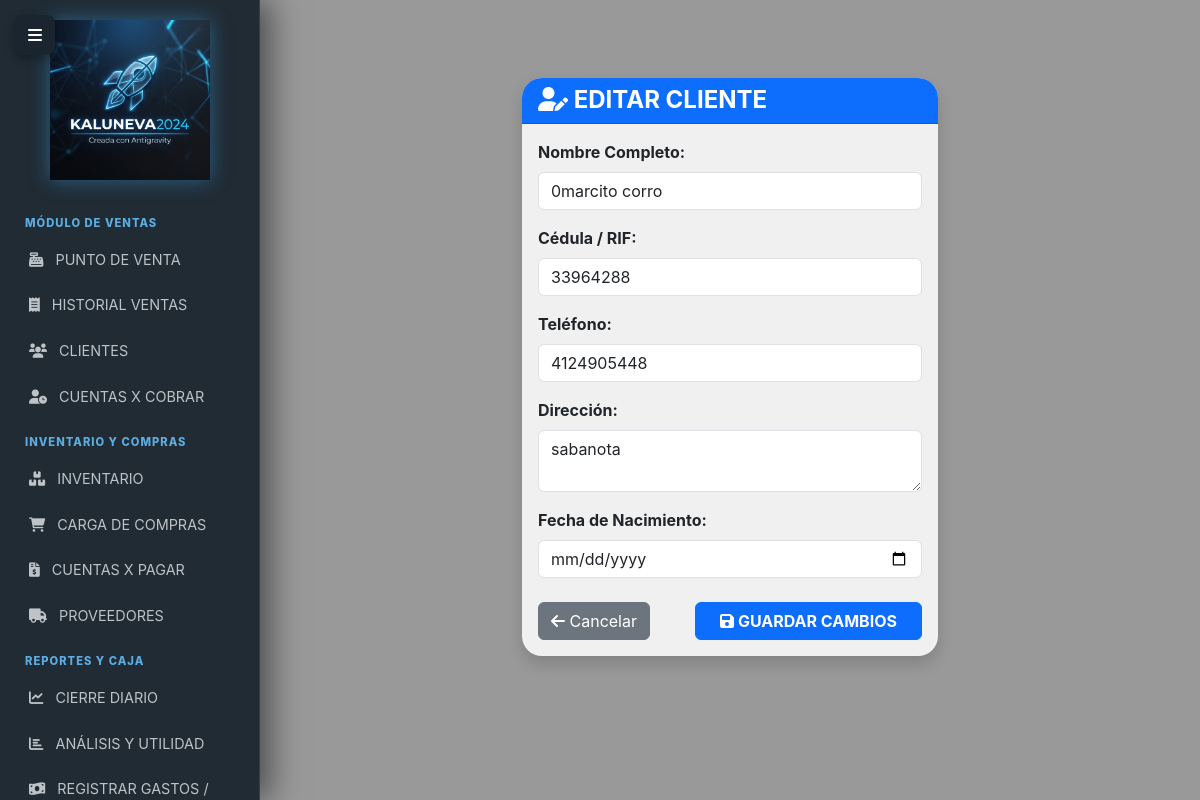
/editar_cliente/1 (signed in), run on the app's committed database.
### models.py (models this page shows, shortened)
class Cliente(db.Model):
    __tablename__ = 'clientes'
    id = db.Column(db.Integer, primary_key=True)
    nombre = db.Column(db.String(100), nullable=False)
    cedula = db.Column(db.String(20), unique=True, nullable=False)
    telefono = db.Column(db.String(20))
    direccion = db.Column(db.Text)
    fecha_nacimiento = db.Column(db.Date)
    saldo_usd = db.Column(db.Numeric(10, 2), default=Decimal('0.00'))
    saldo_bs = db.Column(db.Numeric(10, 2), default=Decimal('0.00'))
    puntos = db.Column(db.Integer, default=0)
    documentos = db.Column(db.Integer, default=0)
    ventas = db.relationship('Venta', backref='cliente', lazy=True)
    abonos = db.relationship('HistorialPago', backref='cliente', lazy=True)

### routes/clientes.py (the view)
@clientes_bp.route('/editar_cliente/<int:id>')
@login_required
@staff_required
def editar_cliente(id):
    cliente = db.session.get(Cliente, id)
    if not cliente:
        return "Cliente no encontrado", 404
    return render_template('editar_cliente.html', cliente=cliente)

### app.py (called while the page is built)
@login_manager.user_loader
def load_user(user_id):
    user = db.session.get(User, int(user_id))
    if user and not getattr(user, 'activo', True):
        return None
    return user

@app.context_processor
def inject_tasa_actual():
    try:
        hoy = hoy_ve()
        tasa_hoy = TasaBCV.query.filter_by(fecha=hoy).first()
        if tasa_hoy:
            return dict(tasa_actual=tasa_hoy.valor, alerta_tasa=False)
        else:
            ultima = TasaBCV.query.order_by(TasaBCV.fecha.desc()).first()
            valor = ultima.valor if ultima else Decimal('0.00')
            return dict(tasa_actual=valor, alerta_tasa=True)
    except Exception as e:
        log.error(f"Error al inyectar tasa actual: {e}")
        return dict(tasa_actual=Decimal('0.00'), alerta_tasa=True)

### models.py (called while the page is built)
def hoy_ve():
    return datetime.now(pytz.timezone('America/Caracas')).date()

### templates/editar_cliente.html
{% extends 'base.html' %} {% block content %}
<div class="container mt-5">
  <div class="row justify-content-center">
    <div class="col-md-6">
      <div class="card shadow border-0">
        <div class="card-header bg-primary text-white">
          <h4 class="mb-0 fw-bold">
            <i class="fas fa-user-edit"></i> EDITAR CLIENTE
          </h4>
        </div>
        <div class="card-body">
          <form action="/actualizar_cliente/{{ cliente.id }}" method="POST">
            <div class="mb-3">
              <label class="form-label fw-bold">Nombre Completo:</label>
              <input
                type="text"
                name="nombre"
                class="form-control"
                value="{{ cliente.nombre }}"
                required
              />
            </div>
            <div class="mb-3">
              <label class="form-label fw-bold">Cédula / RIF:</label>
              <input
                type="text"
                name="cedula"
                class="form-control"
                value="{{ cliente.cedula }}"
                required
              />
            </div>
            <div class="mb-3">
              <label class="form-label fw-bold">Teléfono:</label>
              <input
                type="text"
                name="telefono"
                class="form-control"
                value="{{ cliente.telefono or '' }}"
              />
            </div>
            <div class="mb-3">
              <label class="form-label fw-bold">Dirección:</label>
              <textarea name="direccion" class="form-control" rows="2">
{{ cliente.direccion or '' }}</textarea
              >
            </div>
            <div class="mb-3">
              <label class="form-label fw-bold">Fecha de Nacimiento:</label>
              <input
                type="date"
                name="fecha_nacimiento"
                class="form-control"
                value="{{ cliente.fecha_nacimiento or '' }}"
              />
            </div>
            <div class="d-flex justify-content-between mt-4">
              <a href="/clientes" class="btn btn-secondary">
                <i class="fas fa-arrow-left"></i> Cancelar
              </a>
              <button type="submit" class="btn btn-primary px-4 fw-bold">
                <i class="fas fa-save"></i> GUARDAR CAMBIOS
              </button>
            </div>
          </form>
        </div>
      </div>
    </div>
  </div>
</div>
{% endblock %}

### templates/base.html (style rules this page uses)
body { background: url('/static/fondo_negocio_jpg.png') no-repeat center center fixed !important; background-size: cover !important; font-family: 'Inter', 'Segoe UI', sans-serif; min-height: 100vh; color: #333; }
body::before { content: ""; position: fixed; top: 0; left: 0; width: 100%; height: 100%; background: rgba(0, 0, 0, 0.4); z-index: -1; }
.card { border: 1px solid rgba(255, 255, 255, 0.2); border-radius: 20px; background: rgba(255, 255, 255, 0.85); backdrop-filter: blur(15px); box-shadow: 0 10px 30px rgba(0, 0, 0, 0.1); overflow: hidden; transition: transform 0.2s; }

### data on the page
Cliente: nombre "0marcito corro", cedula "33964288", telefono "4124905448", direccion "sabanota"
